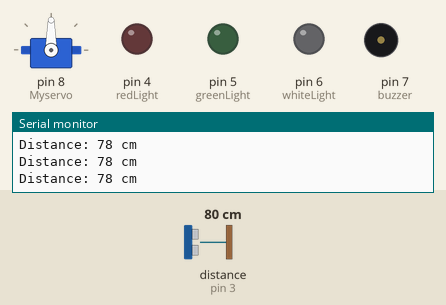
Recording of a sketch running on a simulated Arduino Uno, built with avr-gcc and run on an emulated ATmega328P. Parts: servo, output pins drawn as LEDs (lit = HIGH), buzzer (waves = sounding), the last lines printed to the serial monitor. Wiring (inferred from the names in the program): ultrasonic range finder: trigger pin 2; echo pin 3. The test bench sets the inputs (shaded band); at power-on: distance to the obstacle (sensor on pin 3) 80 cm. The echo pulse lasts 58.3 µs per cm; pins used as bus, display or sensor lines are not drawn.

Above: at 1.2 s.
1.3 s: distance to the obstacle (sensor on pin 3) set to 24 cm
2.8 s: distance to the obstacle (sensor on pin 3) set to 19 cm
At 3.5 s:
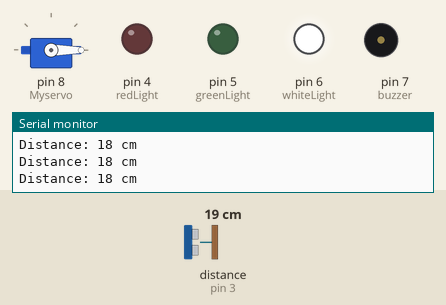
4.3 s: distance to the obstacle (sensor on pin 3) set to 13 cm
7.3 s: distance to the obstacle (sensor on pin 3) set to 10 cm
At 8.0 s:
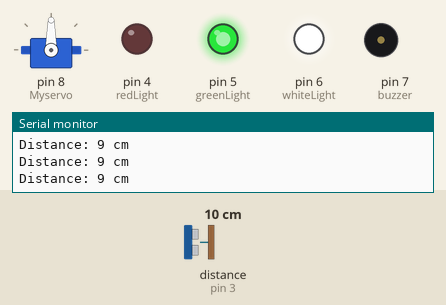
8.8 s: distance to the obstacle (sensor on pin 3) set to 8 cm
11.8 s: distance to the obstacle (sensor on pin 3) set to 5 cm
At 12.4 s:
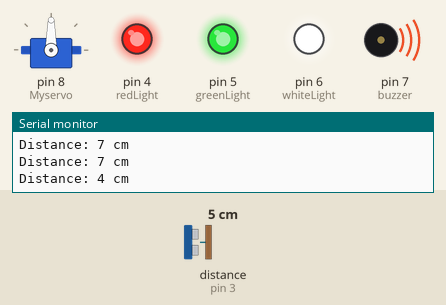
Timing chart, 0 to 14.3 s (numbered marks = the images above; inputs shaded):
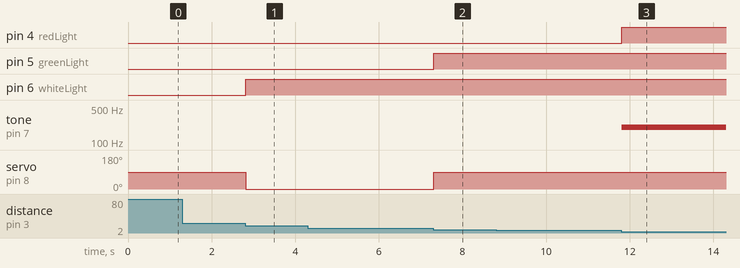

The sketch:

Smart_Car_Parking.ino
```cpp
#define trigPin 2
#define echoPin 3 // attach pin D2 Arduino to pin Echo of HC-SR04 //attach pin D3 Arduino to pin Trig of HC-SR04
#define redLight 4
#define greenLight 5
#define whiteLight 6
#define buzzer 7

// defines variables
long duration; // variable for the duration of sound wave travel
int distance; // variable for the distance measurement

#include<Servo.h>
Servo Myservo;

void setup() {
  pinMode(trigPin, OUTPUT); // Sets the trigPin as an OUTPUT
  pinMode(echoPin, INPUT); // Sets the echoPin as an INPUT
  pinMode(redLight, OUTPUT);
  pinMode(greenLight, OUTPUT);
  pinMode(whiteLight, OUTPUT);
  pinMode(buzzer, OUTPUT);

  Myservo.attach(8);

  Serial.begin(9600); // // Serial Communication is starting with 9600 of baudrate speed
  Serial.println("Ultrasonic Sensor HC-SR04 Test"); // print some text in Serial Monitor
  Serial.println("with Arduino UNO R3");
}
void loop() {
  // Clears the trigPin condition
  digitalWrite(trigPin, LOW);
  delayMicroseconds(2);
  // Sets the trigPin HIGH (ACTIVE) for 10 microseconds
  digitalWrite(trigPin, HIGH);
  delayMicroseconds(10);
  digitalWrite(trigPin, LOW);
  // Reads the echoPin, returns the sound wave travel time in microseconds
  duration = pulseIn(echoPin, HIGH);
  // Calculating the distance
  distance = duration * 0.034 / 2; // Speed of sound wave divided by 2 (go and back)
  // Displays the distance on the Serial Monitor
  Serial.print("Distance: ");
  Serial.print(distance);
  Serial.println(" cm");


  if(distance <= 20 && distance > 10 )
  {
    digitalWrite(redLight, LOW);
    digitalWrite(greenLight, LOW);
    digitalWrite(whiteLight, HIGH);
    noTone(buzzer); // Send 1KHz sound signal...
    //delay(1000);
    Myservo.write(0);
    delay(15);
  }
  else if(distance <= 10 && distance > 5 )
  {
    digitalWrite(redLight, LOW);
    digitalWrite(greenLight, HIGH);
    noTone(buzzer);     // Stop sound...
    //delay(1000);        // ...for 1sec
    Myservo.write(90);
    delay(15);

  }
  else if(distance <= 5)
  {
    digitalWrite(redLight, HIGH);
    tone(buzzer, 200); // Send 1KHz sound signal...
    delay(1000);
  }
  else if(distance > 20)
  {
    noTone(buzzer);     // Stop sound...
    //delay(1000);        // ...for 1sec
    Myservo.write(90);
    delay(15);
    digitalWrite(redLight, LOW);
    //delay(1000);
    digitalWrite(greenLight, LOW);
    //delay(1000);
    digitalWrite(whiteLight, LOW);
    //delay(1000);
    noTone(buzzer);     // Stop sound...
    //delay(1000);        // ...for 1sec
  }


}
```

Measured:
- the behaviour switches between 22 and 21 cm on distance to the obstacle (sensor on pin 3) (found by bisection; images 0 and 1)
- the behaviour switches between 12 and 11 cm on distance to the obstacle (sensor on pin 3) (found by bisection; images 1 and 2)
- the behaviour switches between 7 and 6 cm on distance to the obstacle (sensor on pin 3) (found by bisection; images 2 and 3)
- after the input at 2.8 s, pin 6 (whiteLight): LOW → HIGH at once; servo on pin 8 (Myservo): 90° → 0° at once
- after the input at 7.3 s, pin 5 (greenLight): LOW → HIGH at once; servo on pin 8 (Myservo): 0° → 90° at once
- after the input at 11.8 s, pin 4 (redLight): LOW → HIGH at once; tone on pin 7 (buzzer): silent → 200 Hz at once
